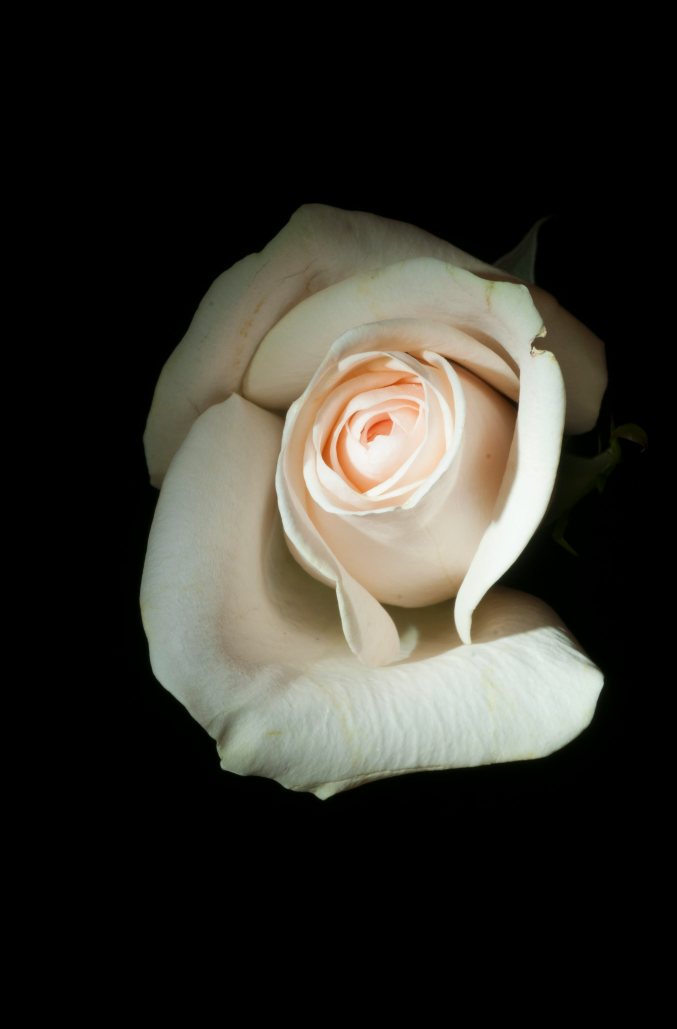
#> input picture rose.jpg, 2707 x 4113 px (shown at 1/4 size)
$ python flowers_client.py
#> lines starting #> are read from the running program, lines starting #| are printed output that depends on the picture
import io
import json

import numpy as np
from PIL import Image
import requests
from numpy import asarray


SERVER_URL = 'https://tensorflow-linear-model-0khx.onrender.com/v1/models/flowers-model:predict'

score = 0


def main():
  img = Image.open('rose.jpg')
#> img is the input picture: PIL image 2707x4113 RGB; mean R, G, B 50.9, 49.2, 42.7
  #img = Image.open('dog.png')
  img = img.resize((64, 64))
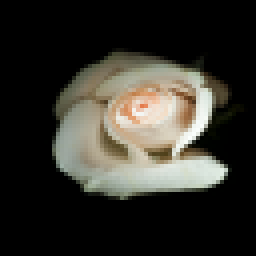
#> img: PIL image 64x64 RGB (shown 4 times larger); mean R, G, B 51, 49.2, 42.8
  img_array = asarray(img)

  img = np.expand_dims(img_array, 0).tolist()
#> img = 1 item
  predict_request = json.dumps({'instances': img })

  # Send few actual requests and report average latency.
  total_time = 0
  num_requests = 1
  index = 0
  for _ in range(num_requests):
    response = requests.post(SERVER_URL, data=predict_request)
    response.raise_for_status()
    total_time += response.elapsed.total_seconds()
    prediction = response.json()['predictions']
#    score = float(sigmoid[0](prediction[0][0]))
    print(prediction[0])
    classes_labels = ['dandelion', 'sunflowers', 'daisy', 'tulips', 'roses']
    print(classes_labels)
    image_output_class = classes_labels[np.argmax(prediction[0])]
    print(np.argmax(prediction[0]))

    print("The predicted class is", image_output_class)
#> after the loop, total_time = 0

#    print(response.json())
#    print ('sigmoid ', sigmoid[0](prediction[0][0]))


if __name__ == '__main__':
  main()
#> (the call stopped at in main, `response = requests.post(SERVER_URL, data=predict_request)`: requests is not available in this run)
